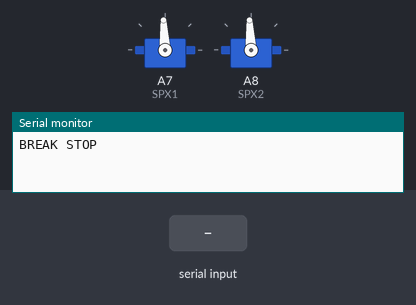
Bench run of a sketch on a simulated Arduino Mega 2560, built with avr-gcc and run on an emulated ATmega2560. Shown: 2 × servo, the last lines printed to the serial monitor. The test bench sets the inputs (shaded band).

Above: at 1.2 s.
1.3 s: "90,45\n" received over Serial
At 1.6 s:
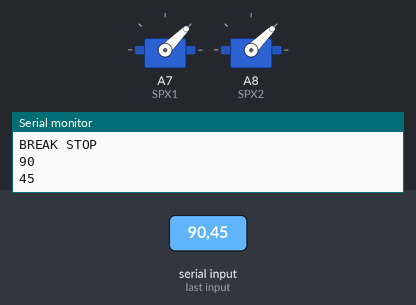
2.8 s: "30,150\n" received over Serial
At 3.9 s:
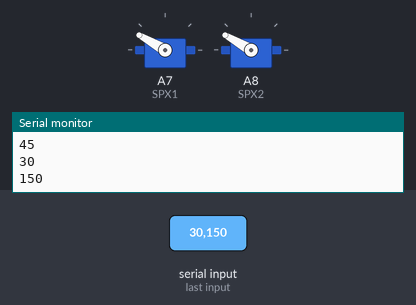
4.3 s: "5\n" received over Serial
At 4.9 s:
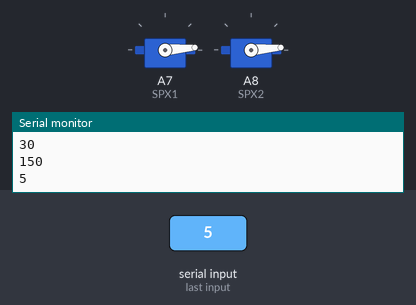
5.8 s: "200\n" received over Serial
At 6.1 s:
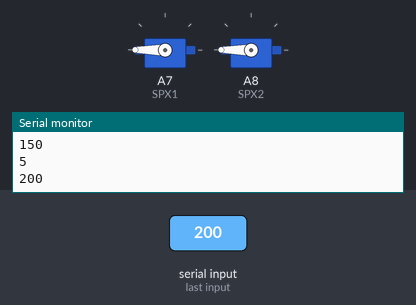
Timing chart, 0 to 8.3 s (numbered marks = the images above; inputs shaded):
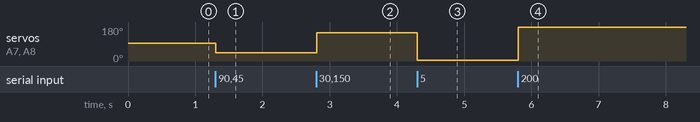

Measured:
- after the input at 1.3 s, servo on A7 (SPX1), servo on A8 (SPX2): 93° → 45° at once
- after the input at 2.8 s, servo on A7 (SPX1), servo on A8 (SPX2): 45° → 150° at once
- after the input at 4.3 s, servo on A7 (SPX1), servo on A8 (SPX2): 150° → 5° at once
- after the input at 5.8 s, servo on A7 (SPX1), servo on A8 (SPX2): 5° → 180° at once

The sketch:

Vicotr_SPX_void_Type.ino
```cpp
#include<Servo.h>
Servo SPX1;
Servo SPX2;
//------------------------------setup----------------------------------------------
  void setup() {
    Serial.begin(9600);
    SPX1.attach(A7);
    SPX2.attach(A8);
    SPX1.write(93);
    SPX2.write(93);
    Serial.println("BREAK STOP");
  }

  void SPX(int v){
    SPX1.write(v);
    SPX2.write(v);
  }

void loop() {
  // put your main code here, to run repeatedly:
   while(Serial.available()){
     int valueFromComputer=Serial.parseInt();
     if (valueFromComputer!=0){
        SPX (valueFromComputer);
        Serial.println(valueFromComputer);
       }
   }
}
```
